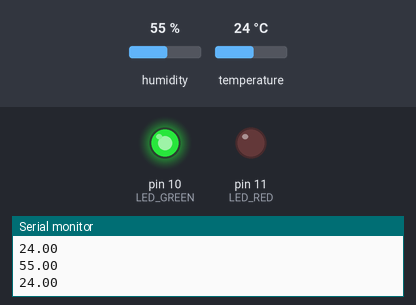
Simulated run of this sketch. Board: Arduino Uno, built with avr-gcc and run on an emulated ATmega328P. On the bench: output pins drawn as LEDs (lit = HIGH), the last lines printed to the serial monitor. Inputs (shaded band) come from the test bench; at power-on: temperature 24 °C, humidity 55 %. EEPROM starts erased.

Above: at 2.8 s.
2.9 s: temperature set to 27 °C
At 4.4 s:
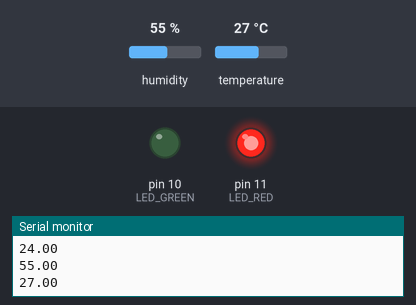
5.6 s: temperature set to 12 °C
At 6.9 s:
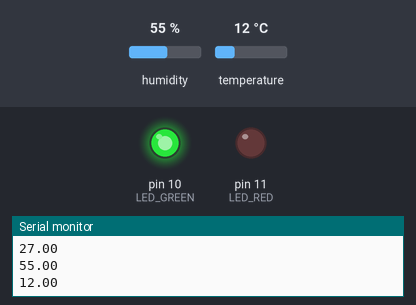
8.3 s: temperature set to 28 °C
At 10.6 s:
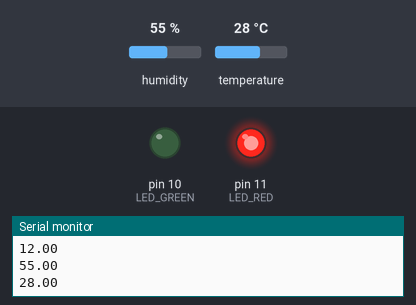
Timing chart, 0 to 12.1 s (numbered marks = the images above; inputs shaded):
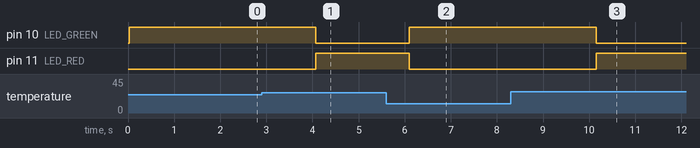

Measured:
- the behaviour switches between 25 and 26 °C on temperature (found by bisection; images 0 and 1)
- after the input at 2.9 s, pin 10 (LED_GREEN): HIGH → LOW after 1.2 s; pin 11 (LED_RED): LOW → HIGH after 1.2 s
- after the input at 5.6 s, pin 10 (LED_GREEN): LOW → HIGH after 0.50 s; pin 11 (LED_RED): HIGH → LOW after 0.50 s
- after the input at 8.3 s, pin 10 (LED_GREEN): HIGH → LOW after 1.8 s; pin 11 (LED_RED): LOW → HIGH after 1.8 s

The sketch:

arduino.ino
```cpp
#include <Adafruit_Sensor.h>
#include <DHT_U.h>
#include <DHT.h>
#include <EEPROM.h>

#define DHTPin 8 // pin for DHT11 sensor
#define LED_GREEN 10 // pin for green led
#define LED_RED 11 // pin for red led
#define DHTTYPE DHT11 // type DHT11 sensor

DHT dht(DHTPin, DHTTYPE);

void setup()
{
	Serial.begin(9600);
	dht.begin();
    pinMode(LED_GREEN, OUTPUT);  // define output pin
    pinMode(LED_RED, OUTPUT);  // define output pin
}

int count = 0; // counter variable
float temp_sum = 0; // temperature acumulator variable

void loop()
{
    float h = dht.readHumidity();
	float t = dht.readTemperature();

    // Validate if DHT11 sensor is working
    if (isnan(h) || isnan(t))
    {
        Serial.println("Failed to read from DHT sensor!");
	    return;
	}

    // Sum the temperature on each iteration and store the value in temp_sum
    temp_sum += t;

    // Print temperature and humidity in Serial
	Serial.print(h);
	Serial.print("\n");
	Serial.print(t);
    Serial.println("");

    // If temperature is above 25 turn on red led, else turn on green led
    if (t > 25)
    {
        digitalWrite(LED_GREEN, LOW);
        digitalWrite(LED_RED, HIGH);
    } else
    {
        digitalWrite(LED_RED, LOW);
        digitalWrite(LED_GREEN, HIGH);
    }

    // Store in EEPROM every 10 seconds the average temperature at the moment
    if (count % 10 == 0)
    {
        EEPROM.update(0, temp_sum / count);
    }

    // Run loop function every second
    delay(1000);

    // Incremen count every second
    count++;
}
```
